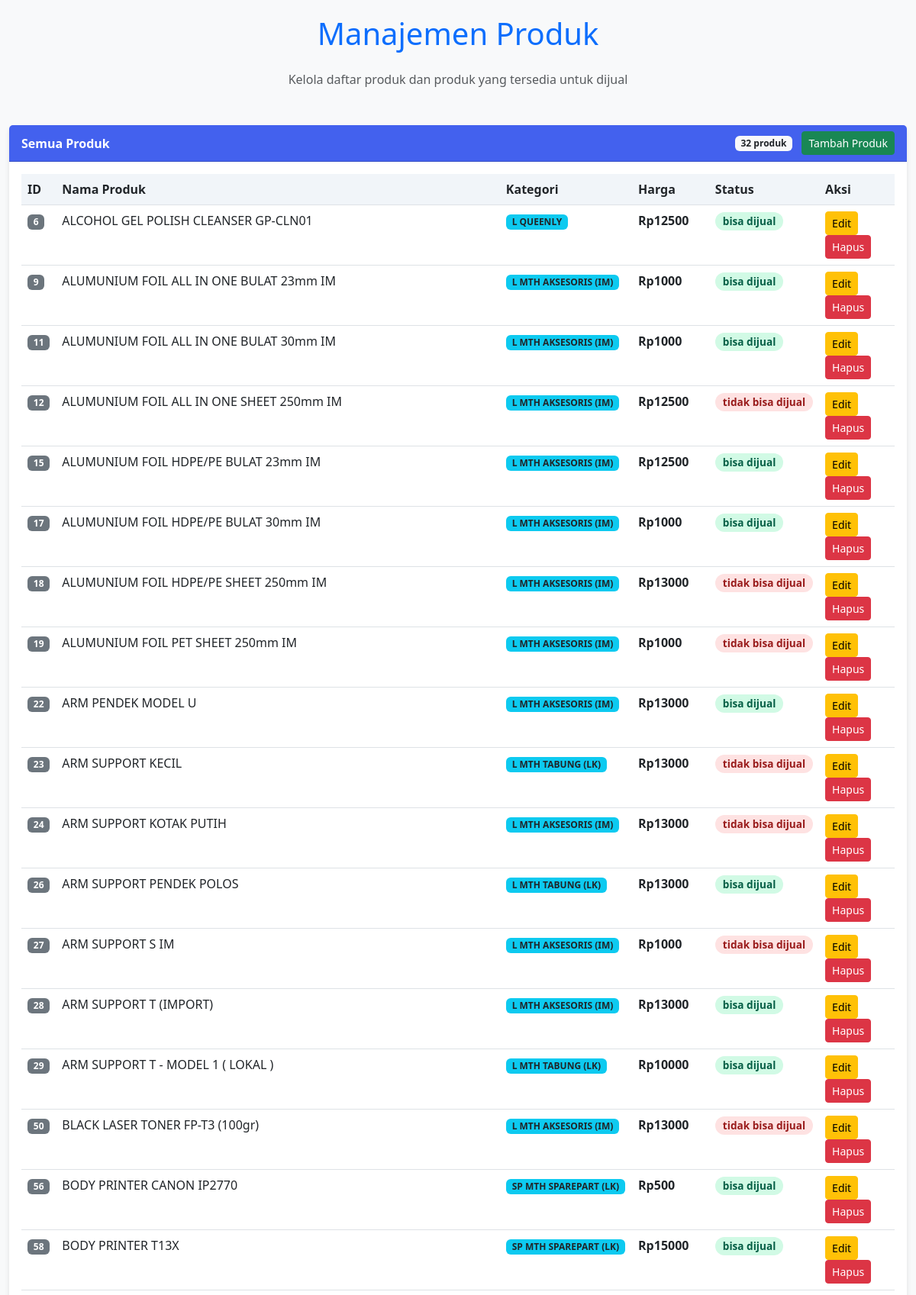
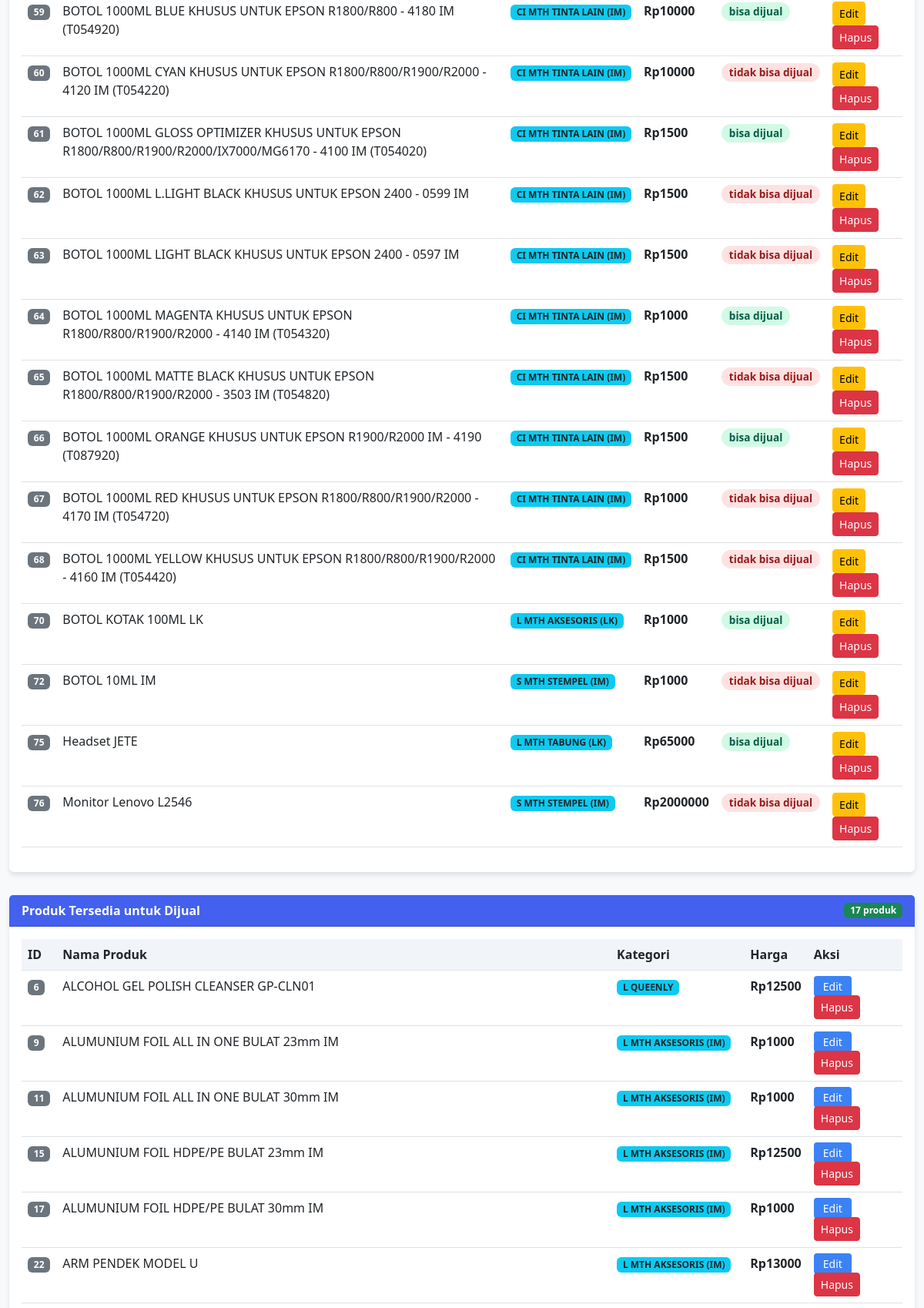
/produk/list/ (upper part), run on the app's committed database (2 pictures, top to bottom).
### produk/models.py (models this page shows, shortened)
class Produk(models.Model):
    nama_produk = models.CharField(max_length=150)
    harga = models.IntegerField()
    kategori = models.ForeignKey(Kategori, on_delete=models.CASCADE)
    status = models.ForeignKey(Status, on_delete=models.CASCADE)

class Kategori(models.Model):
    nama_kategori = models.CharField(max_length=100)

class Status(models.Model):
    nama_status = models.CharField(max_length=50)

### produk/views.py (the view)
# urls.py: path('list/', list_produk, name='list_produk'),
def list_produk(request):
    semua_produk = Produk.objects.all()
    bisa_dijual = Produk.objects.filter(status__nama_status="bisa dijual")
    return render(request, "produk/list_produk.html", {
        "semua_produk": semua_produk,
        "bisa_dijual": bisa_dijual
    })

### produk/templates/produk/list_produk.html (shortened to what this page needs)
<!doctype html>
<html lang="id">
  <head>
    <link
      href="https://cdn.jsdelivr.net/npm/bootstrap@5.3.0-alpha1/dist/css/bootstrap.min.css"
      rel="stylesheet"
    />
  </head>
  <body>
    <div class="container">
      <header class="mb-5">
        <h1 class="text-center text-primary mb-4">Manajemen Produk</h1>
        <p class="text-center text-muted">
          Kelola daftar produk dan produk yang tersedia untuk dijual
        </p>
      </header>
      <div class="card">
        <div
          class="card-header d-flex justify-content-between align-items-center"
        >
          <span>Semua Produk</span>
          <div>
            <span class="badge bg-light text-dark me-2"
              >{{ semua_produk|length }} produk</span
            >
            <a href="{% url 'tambah_produk' %}" class="btn btn-success btn-sm"
              >Tambah Produk</a
            >
          </div>
        </div>
        <div class="card-body">
          <div class="table-responsive">
            <table class="table table-hover">
              <thead>
                <tr>
                  <th scope="col">ID</th>
                  <th scope="col">Nama Produk</th>
                  <th scope="col">Kategori</th>
                  <th scope="col">Harga</th>
                  <th scope="col">Status</th>
                  <th scope="col">Aksi</th>
                </tr>
              </thead>
              <tbody>
                {% for p in semua_produk %}
                <tr>
                  <td><span class="badge bg-secondary">{{ p.id }}</span></td>
                  <td>{{ p.nama_produk }}</td>
                  <td>
                    <span class="badge bg-info text-dark">
                      {{ p.kategori.nama_kategori }}
                    </span>
                  </td>
                  <td><strong>Rp{{ p.harga }}</strong></td>
                  <td>
                    {% if p.status.nama_status == 'bisa dijual' %}
                    <span class="badge badge-status badge-available">
                      {{ p.status.nama_status }}
                    </span>
                    {% else %}
                    <span class="badge badge-status badge-unavailable">
                      {{ p.status.nama_status }}
                    </span>
                    {% endif %}
                  </td>
                  <td class="action-buttons">
                    <a
                      href="{% url 'edit_produk' p.id %}"
                      class="btn btn-warning btn-sm"
                    >
                      Edit
                    </a>
                    <form
                      action="{% url 'hapus_produk' p.id %}"
                      method="post"
                      style="display: inline"
                      onsubmit="return confirm('Apakah anda yakin ingin menghapus produk {{ p.nama_produk }}?');"
                    >
                      <button type="submit" class="btn btn-danger btn-sm">
                        Hapus
                      </button>
                    </form>
                  </td>
                </tr>
                {% endfor %}
              </tbody>
            </table>
          </div>
        </div>
      </div>
      <div class="card">
        <div
          class="card-header d-flex justify-content-between align-items-center"
        >
          <span>Produk Tersedia untuk Dijual</span>
          <span class="badge bg-success">{{ bisa_dijual|length }} produk</span>
        </div>
        <div class="card-body">
          <div class="table-responsive">
            <table class="table table-hover">
              <thead>
                <tr>
                  <th scope="col">ID</th>
                  <th scope="col">Nama Produk</th>
                  <th scope="col">Kategori</th>
                  <th scope="col">Harga</th>
                  <th scope="col">Aksi</th>
                </tr>
              </thead>
              <tbody>
                {% for p in bisa_dijual %}
                <tr>
                  <td><span class="badge bg-secondary">{{ p.id }}</span></td>
                  <td>{{ p.nama_produk }}</td>
                  <td>
                    <span class="badge bg-info text-dark">
                      {{ p.kategori.nama_kategori }}
                    </span>
                  </td>
                  <td><strong>Rp{{ p.harga }}</strong></td>
                  <td class="action-buttons">
                    <a href="{% url 'edit_produk' p.id %}" class="btn-edit">
                      Edit
                    </a>
                    <a
                      href="{% url 'hapus_produk' p.id %}"
                      class="btn btn-danger btn-sm"
                      onclick="return confirm('Apakah anda yakin ingin menghapus produk {{ p.nama_produk }}?');"
                    >
                      Hapus
                    </a>
                  </td>
                </tr>
                {% endfor %}
              </tbody>
            </table>
          </div>
        </div>
      </div>
    </div>
  </body>
</html>

### produk/templates/produk/list_produk.html (style rules this page uses)
body { background-color: #f8f9fa; padding-top: 20px; padding-bottom: 40px; }
.container { max-width: 1200px; }
.card { box-shadow: 0 4px 6px rgba(0, 0, 0, 0.1); margin-bottom: 30px; border: none; }
.card-header { background-color: #4361ee; color: white; font-weight: 600; }
.table th { background-color: #f1f5f9; border-top: none; }
.badge-status { padding: 5px 10px; border-radius: 20px; font-size: 0.85rem; }
.badge-available { background-color: #d1fae5; color: #065f46; }
.badge-unavailable { background-color: #fee2e2; color: #991b1b; }
.action-buttons a { margin-right: 8px; }
.btn-edit { background-color: #3b82f6; color: white; padding: 4px 12px; border-radius: 4px; text-decoration: none; font-size: 0.875rem; }

### data on the page
Produk: id "6", nama_produk "ALCOHOL GEL POLISH CLEANSER GP-CLN01", kategori.nama_kategori "L QUEENLY", harga "12500", status.nama_status "bisa dijual"
Produk: id "9", nama_produk "ALUMUNIUM FOIL ALL IN ONE BULAT 23mm IM", kategori.nama_kategori "L MTH AKSESORIS (IM)", harga "1000", status.nama_status "bisa dijual"
Produk: id "11", nama_produk "ALUMUNIUM FOIL ALL IN ONE BULAT 30mm IM", kategori.nama_kategori "L MTH AKSESORIS (IM)", harga "1000", status.nama_status "bisa dijual"
Produk: id "12", nama_produk "ALUMUNIUM FOIL ALL IN ONE SHEET 250mm IM", kategori.nama_kategori "L MTH AKSESORIS (IM)", harga "12500", status.nama_status "tidak bisa dijual"
Produk: id "15", nama_produk "ALUMUNIUM FOIL HDPE/PE BULAT 23mm IM", kategori.nama_kategori "L MTH AKSESORIS (IM)", harga "12500", status.nama_status "bisa dijual"
Produk: id "17", nama_produk "ALUMUNIUM FOIL HDPE/PE BULAT 30mm IM", kategori.nama_kategori "L MTH AKSESORIS (IM)", harga "1000", status.nama_status "bisa dijual"
Produk: id "18", nama_produk "ALUMUNIUM FOIL HDPE/PE SHEET 250mm IM", kategori.nama_kategori "L MTH AKSESORIS (IM)", harga "13000", status.nama_status "tidak bisa dijual"
Produk: id "19", nama_produk "ALUMUNIUM FOIL PET SHEET 250mm IM", kategori.nama_kategori "L MTH AKSESORIS (IM)", harga "1000", status.nama_status "tidak bisa dijual"
Produk: id "22", nama_produk "ARM PENDEK MODEL U", kategori.nama_kategori "L MTH AKSESORIS (IM)", harga "13000", status.nama_status "bisa dijual"
Produk: id "23", nama_produk "ARM SUPPORT KECIL", kategori.nama_kategori "L MTH TABUNG (LK)", harga "13000", status.nama_status "tidak bisa dijual"
Produk: id "24", nama_produk "ARM SUPPORT KOTAK PUTIH", kategori.nama_kategori "L MTH AKSESORIS (IM)", harga "13000", status.nama_status "tidak bisa dijual"
Produk: id "26", nama_produk "ARM SUPPORT PENDEK POLOS", kategori.nama_kategori "L MTH TABUNG (LK)", harga "13000", status.nama_status "bisa dijual"
Produk: id "27", nama_produk "ARM SUPPORT S IM", kategori.nama_kategori "L MTH AKSESORIS (IM)", harga "1000", status.nama_status "tidak bisa dijual"
Produk: id "28", nama_produk "ARM SUPPORT T (IMPORT)", kategori.nama_kategori "L MTH AKSESORIS (IM)", harga "13000", status.nama_status "bisa dijual"
Produk: id "29", nama_produk "ARM SUPPORT T - MODEL 1 ( LOKAL )", kategori.nama_kategori "L MTH TABUNG (LK)", harga "10000", status.nama_status "bisa dijual"
Produk: id "50", nama_produk "BLACK LASER TONER FP-T3 (100gr)", kategori.nama_kategori "L MTH AKSESORIS (IM)", harga "13000", status.nama_status "tidak bisa dijual"
Produk: id "56", nama_produk "BODY PRINTER CANON IP2770", kategori.nama_kategori "SP MTH SPAREPART (LK)", harga "500", status.nama_status "bisa dijual"
Produk: id "58", nama_produk "BODY PRINTER T13X", kategori.nama_kategori "SP MTH SPAREPART (LK)", harga "15000", status.nama_status "bisa dijual"
Produk: id "59", nama_produk "BOTOL 1000ML BLUE KHUSUS UNTUK EPSON R1800/R800 - 4180 IM (T054920)", kategori.nama_kategori "CI MTH TINTA LAIN (IM)", harga "10000", status.nama_status "bisa dijual"
Produk: id "60", nama_produk "BOTOL 1000ML CYAN KHUSUS UNTUK EPSON R1800/R800/R1900/R2000 - 4120 IM (T054220)", kategori.nama_kategori "CI MTH TINTA LAIN (IM)", harga "10000", status.nama_status "tidak bisa dijual"
Produk: id "61", nama_produk "BOTOL 1000ML GLOSS OPTIMIZER KHUSUS UNTUK EPSON R1800/R800/R1900/R2000/IX7000/MG6170 - 4100 IM (T054020)", kategori.nama_kategori "CI MTH TINTA LAIN (IM)", harga "1500", status.nama_status "bisa dijual"
Produk: id "62", nama_produk "BOTOL 1000ML L.LIGHT BLACK KHUSUS UNTUK EPSON 2400 - 0599 IM", kategori.nama_kategori "CI MTH TINTA LAIN (IM)", harga "1500", status.nama_status "tidak bisa dijual"
Produk: id "63", nama_produk "BOTOL 1000ML LIGHT BLACK KHUSUS UNTUK EPSON 2400 - 0597 IM", kategori.nama_kategori "CI MTH TINTA LAIN (IM)", harga "1500", status.nama_status "tidak bisa dijual"
Produk: id "64", nama_produk "BOTOL 1000ML MAGENTA KHUSUS UNTUK EPSON R1800/R800/R1900/R2000 - 4140 IM (T054320)", kategori.nama_kategori "CI MTH TINTA LAIN (IM)", harga "1000", status.nama_status "bisa dijual"
Produk: id "65", nama_produk "BOTOL 1000ML MATTE BLACK KHUSUS UNTUK EPSON R1800/R800/R1900/R2000 - 3503 IM (T054820)", kategori.nama_kategori "CI MTH TINTA LAIN (IM)", harga "1500", status.nama_status "tidak bisa dijual"
Produk: id "66", nama_produk "BOTOL 1000ML ORANGE KHUSUS UNTUK EPSON R1900/R2000 IM - 4190 (T087920)", kategori.nama_kategori "CI MTH TINTA LAIN (IM)", harga "1500", status.nama_status "bisa dijual"
Produk: id "67", nama_produk "BOTOL 1000ML RED KHUSUS UNTUK EPSON R1800/R800/R1900/R2000 - 4170 IM (T054720)", kategori.nama_kategori "CI MTH TINTA LAIN (IM)", harga "1000", status.nama_status "tidak bisa dijual"
Produk: id "68", nama_produk "BOTOL 1000ML YELLOW KHUSUS UNTUK EPSON R1800/R800/R1900/R2000 - 4160 IM (T054420)", kategori.nama_kategori "CI MTH TINTA LAIN (IM)", harga "1500", status.nama_status "tidak bisa dijual"
Produk: id "70", nama_produk "BOTOL KOTAK 100ML LK", kategori.nama_kategori "L MTH AKSESORIS (LK)", harga "1000", status.nama_status "bisa dijual"
Produk: id "72", nama_produk "BOTOL 10ML IM", kategori.nama_kategori "S MTH STEMPEL (IM)", harga "1000", status.nama_status "tidak bisa dijual"
Produk: id "75", nama_produk "Headset JETE", kategori.nama_kategori "L MTH TABUNG (LK)", harga "65000", status.nama_status "bisa dijual"
Produk: id "76", nama_produk "Monitor Lenovo L2546", kategori.nama_kategori "S MTH STEMPEL (IM)", harga "2000000", status.nama_status "tidak bisa dijual"

### other printed values
{{ semua_produk|length }} "32"
{{ bisa_dijual|length }} "17"
